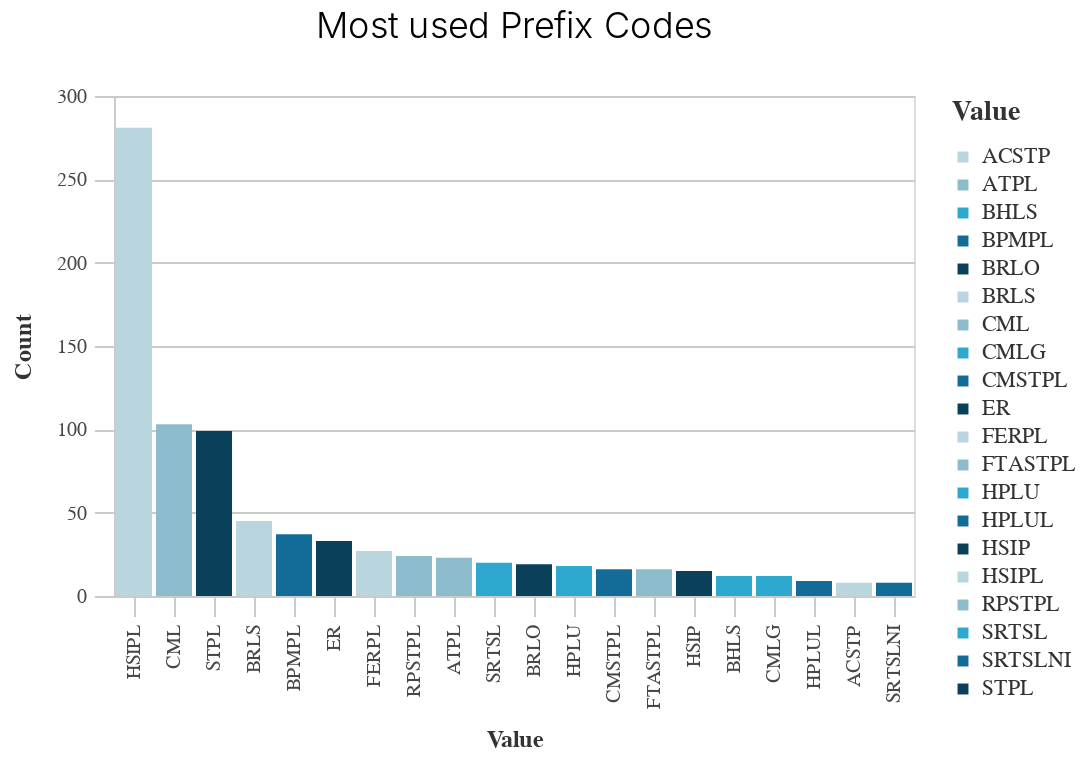

The notebook cell this image was saved under:
### Code cell
_dla_utils.basic_bar_chart((df_top>>filter(_.variable=='prefix')), 'value', 'count', 'value', subset, 'Most used Prefix Codes')

### Figure 1 — Vega-Lite specification as saved in the notebook (floating-point values rounded to 4 significant figures)
{"config": {"view": {"continuousWidth": 400, "continuousHeight": 300}, "axis": {"domainColor": "#cbcbcb", "grid": true, "gridColor": "#cbcbcb", "gridWidth": 1, "labelColor": "#474747", "labelFont": "Nunito Sans", "labelFontSize": 10, "labelPadding": 4, "tickColor": "#cbcbcb", "tickSize": 10, "titleColor": "#333", "titleFont": "Raleway", "titleFontSize": 12, "titlePadding": 10}, "axisBand": {"grid": false}, "background": "white", "font": "Raleway", "header": {"labelFont": "Nunito Sans", "titleFont": "Raleway"}, "legend": {"labelColor": "#333", "labelFont": "Nunito Sans", "labelFontSize": 11, "labelLimit": 0, "padding": 1, "symbolSize": 30, "symbolType": "square", "titleColor": "#333", "titleFont": "Raleway", "titleFontSize": 14, "titlePadding": 10}, "title": {"anchor": "middle", "font": "Raleway", "fontSize": 18, "fontWeight": 300, "offset": 20}}, "data": {"name": "data-07d896379a054f64d561f8c74e8b458d"}, "mark": "bar", "encoding": {"color": {"field": "value", "legend": {"title": "Value"}, "scale": {"range": ["#B9D6DF", "#8CBCCB", "#2EA8CE", "#136C97", "#0B405B"]}, "type": "nominal"}, "x": {"field": "value", "sort": "-y", "title": "Value", "type": "nominal"}, "y": {"field": "count", "title": "Count", "type": "quantitative"}}, "height": 250, "title": "Most used Prefix Codes", "width": 400, "$schema": "https://vega.github.io/schema/vega-lite/v4.17.0.json", "datasets": {"data-07d896379a054f64d561f8c74e8b458d": [{"value": "HSIPL", "count": 281, "variable": "prefix"}, {"value": "CML", "count": 103, "variable": "prefix"}, {"value": "STPL", "count": 99, "variable": "prefix"}, {"value": "BRLS", "count": 45, "variable": "prefix"}, {"value": "BPMPL", "count": 37, "variable": "prefix"}, {"value": "ER", "count": 33, "variable": "prefix"}, {"value": "FERPL", "count": 27, "variable": "prefix"}, {"value": "RPSTPL", "count": 24, "variable": "prefix"}, {"value": "ATPL", "count": 23, "variable": "prefix"}, {"value": "SRTSL", "count": 20, "variable": "prefix"}, {"value": "BRLO", "count": 19, "variable": "prefix"}, {"value": "HPLU", "count": 18, "variable": "prefix"}, {"value": "CMSTPL", "count": 16, "variable": "prefix"}, {"value": "FTASTPL", "count": 16, "variable": "prefix"}, {"value": "HSIP", "count": 15, "variable": "prefix"}, {"value": "BHLS", "count": 12, "variable": "prefix"}, {"value": "CMLG", "count": 12, "variable": "prefix"}, {"value": "HPLUL", "count": 9, "variable": "prefix"}, {"value": "ACSTP", "count": 8, "variable": "prefix"}, {"value": "SRTSLNI", "count": 8, "variable": "prefix"}]}}
